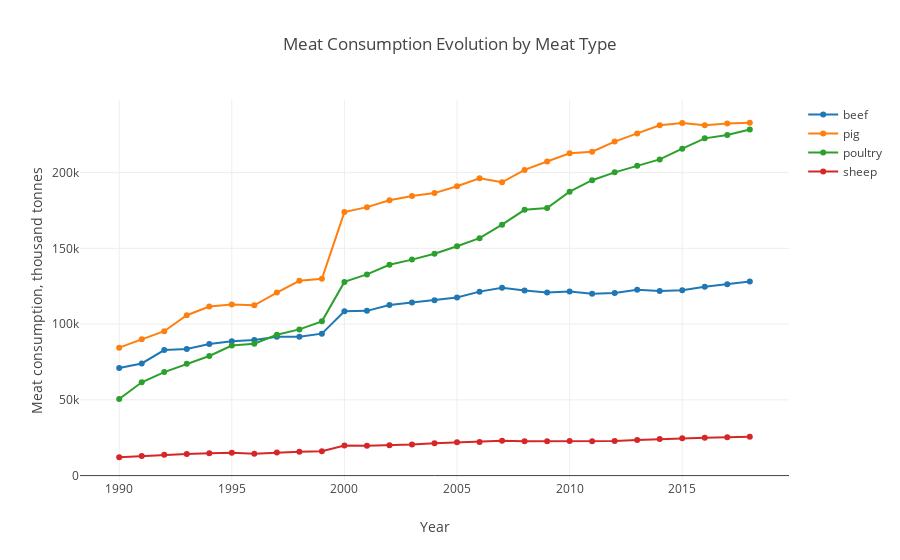

The notebook cell this image was saved under:
### Code cell
fig = go.Figure()
# create a data trace for each type of meat and add them to figure one by one
fig.add_trace(go.Scatter(x=df_year_type_pivot.TIME, 
                         y=df_year_type_pivot.BEEF,
                         mode='lines+markers',
                         name='beef'))
fig.add_trace(go.Scatter(x=df_year_type_pivot.TIME, 
                         y=df_year_type_pivot.PIG,
                         mode='lines+markers',
                         name='pig'))
fig.add_trace(go.Scatter(x=df_year_type_pivot.TIME, 
                         y=df_year_type_pivot.POULTRY,
                         mode='lines+markers',
                         name='poultry'))
fig.add_trace(go.Scatter(x=df_year_type_pivot.TIME, 
                         y=df_year_type_pivot.SHEEP,
                         mode='lines+markers',
                         name='sheep'))
# edit the layout
fig.layout.update(title='Meat Consumption Evolution by Meat Type',
                   xaxis_title='Year',
                   yaxis_title='Meat consumption, thousand tonnes')
fig.show()

### Figure 1 — Plotly figure (JSON) as saved in the notebook; plotly's stock layout.template omitted (floating-point values rounded to 4 significant figures)
{"data": [{"mode": "lines+markers", "name": "beef", "type": "scatter", "uid": "59a9bd1f-80aa-49b3-a46d-13f84e3712fc", "x": [1990, 1991, 1992, 1993, 1994, 1995, 1996, 1997, 1998, 1999, 2000, 2001, 2002, 2003, 2004, 2005, 2006, 2007, 2008, 2009, 2010, 2011, 2012, 2013, 2014, 2015, 2016, 2017, 2018], "y": [71089, 74012, 82849, 83594, 86789, 88620, 89579, 91603, 91595, 93681, 108500, 108742, 112613, 114247, 115762, 117566, 121430, 124058, 122125, 120944, 121559, 120044, 120585, 122724, 121809, 122418, 124626, 126266, 128188]}, {"mode": "lines+markers", "name": "pig", "type": "scatter", "uid": "4310725d-de16-4898-85b4-84a2196ce6f8", "x": [1990, 1991, 1992, 1993, 1994, 1995, 1996, 1997, 1998, 1999, 2000, 2001, 2002, 2003, 2004, 2005, 2006, 2007, 2008, 2009, 2010, 2011, 2012, 2013, 2014, 2015, 2016, 2017, 2018], "y": [84457, 89966, 95298, 105873, 111632, 113009, 112443, 120809, 128588, 129884, 173950, 177211, 181784, 184613, 186480, 190995, 196323, 193595, 201813, 207322, 212735, 213803, 220506, 225904, 231298, 232772, 231306, 232414, 232923]}, {"mode": "lines+markers", "name": "poultry", "type": "scatter", "uid": "9864a56e-b5c2-4e51-993a-3b5c9fecc596", "x": [1990, 1991, 1992, 1993, 1994, 1995, 1996, 1997, 1998, 1999, 2000, 2001, 2002, 2003, 2004, 2005, 2006, 2007, 2008, 2009, 2010, 2011, 2012, 2013, 2014, 2015, 2016, 2017, 2018], "y": [50556, 61594, 68323, 73748, 78938, 85820, 87003, 92962, 96502, 101826, 127861, 132802, 139134, 142583, 146405, 151381, 156727, 165660, 175435, 176626, 187393, 195006, 200190, 204474, 208709, 215781, 222615, 224835, 228455]}, {"mode": "lines+markers", "name": "sheep", "type": "scatter", "uid": "cbcaa568-8c7b-4d96-bc24-b27de6568493", "x": [1990, 1991, 1992, 1993, 1994, 1995, 1996, 1997, 1998, 1999, 2000, 2001, 2002, 2003, 2004, 2005, 2006, 2007, 2008, 2009, 2010, 2011, 2012, 2013, 2014, 2015, 2016, 2017, 2018], "y": [12101, 12845, 13728, 14234, 14700, 15144, 14421, 15241, 15777, 16019, 19851, 19728, 20016, 20529, 21292, 21923, 22216, 23017, 22601, 22631, 22752, 22711, 22825, 23457, 24075, 24672, 24927, 25284, 25552]}], "layout": {"title": {"text": "Meat Consumption Evolution by Meat Type"}, "xaxis": {"title": {"text": "Year"}}, "yaxis": {"title": {"text": "Meat consumption, thousand tonnes"}}}}
